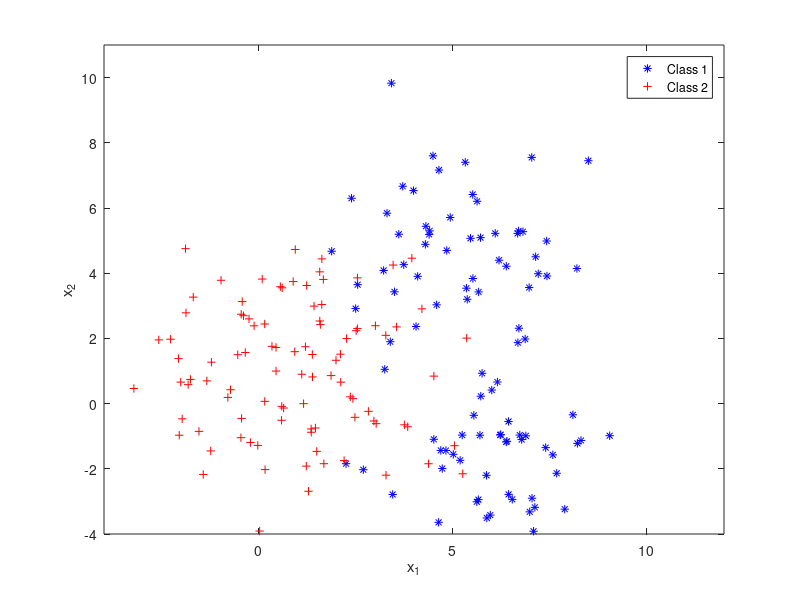

This chart was generated by the following MATLAB code: (Note: this script raises an error after producing the figure.)
%% (1) Create Data
clear
clc
close all

% num_iter = 10; % Number of iterations
% accuracy=zeros(num_iter, 1);% Initialize accuracy storage
% %accuracy_matlab=zeros(num_iter, 1); % Initialize matlab MLP accuracy storage
% for r = 1:num_iter % Loop 10 times for different random data


% x: input data --> p by M (M: # of observations, p: # of features)
% Class 1
Mu1 = [5 5]; Sigma1 = [3  0.1; 0.1  3];
X1 = mvnrnd(Mu1, Sigma1, 50)';

Mu1 = [6 -2]; Sigma1 = [2  0; 0  2];
X1 = [X1 mvnrnd(Mu1, Sigma1, 50)'];

% Class 2
Mu2 = [1 1]; Sigma2 = [5  0.5; 0.5  5];
X2 = mvnrnd(Mu2, Sigma2, 100)';

x = [X1'; X2']';
t_org = [ones(size(X1,2),1); -1*ones(size(X2,2),1)]';

figure(1)
plot(X1(1,:), X1(2,:), 'b*', 'DisplayName','Class 1');
hold on
plot(X2(1,:), X2(2,:), 'r+', 'DisplayName','Class 2');
hold off
ylabel('x_2'), xlabel('x_1')
axis([-4 12 -4 11])
legend

%% (2) Feedforward Nerual Network (MLP)
% Creating proper output format for MLP
t = [t_org; t_org];
t(1,t(1,:) == -1) = 0;
t(2,t(2,:) == 1) = 0; t(2,t(2,:) == -1) = 1;

% Choose a Training Function
% For a list of all training functions type: help nntrain
% 'trainlm' is usually fastest.
% 'trainbr' takes longer but may be better for challenging problems.
% 'trainscg' uses less memory. Suitable in low memory situations.
% 'traingdm'
% 'traingda'
% 'traingdx'
trainFcn = 'trainscg';  % Levenberg-Marquardt backpropagation.

%%%% Create a Network
hiddenLayerSize = 5;
% Use 'fitnet' Function
net = fitnet(hiddenLayerSize,trainFcn);

% Choose Input and Output Pre/Post-Processing Functions
% For a list of all processing functions type: help nnprocess
net.input.processFcns = {'removeconstantrows','mapminmax'};
net.output.processFcns = {'removeconstantrows','mapminmax'};

% Setup Division of Data for Training, Validation, Testing
net.divideFcn = 'dividerand';  % Divide data randomly
net.divideMode = 'sample';  % Divide up every sample
net.divideParam.trainRatio = 100/100;
net.divideParam.valRatio = 0/100;
net.divideParam.testRatio = 0/100;

% Choose a Performance Function

net.performFcn = 'mse';  % Mean Squared Error

% Choose Plot Functions
net.plotFcns = {'plotperform','plottrainstate','ploterrhist', ...
    'plotregression', 'plotfit'};

% Set Advanced Training Parameters
net.trainParam.showWindow = true;
net.trainParam.showCommandLine = false;
net.trainParam.epochs = 1000;
net.trainParam.goal = 0;

% Train the Network
[net,tr] = train(net,x,t);

% Test the Network
y = net(x);

% Plot
figure, plotconfusion(t, y, 'All Data');
title('Performance of MATLAB MLP Implementation')

clearvars -except x t_org
% In order to caluculate the ANN accuracy with "classperf" it was necessary
% to add these lines pf codes
% Convert network output to binary class labels
    % y_labels = y(1,:) - y(2,:);
    % y_labels(y_labels >= 0) = 1;
    % y_labels(y_labels < 0) = 0; % Changing -1 to 0
    % 
    % % Convert original labels to 0 and 1
    % t_labels = t_org;
    % t_labels(t_labels == -1) = 0; % Changing -1 to 0
    % 
    % % Evaluate Performance
    % cp_matlab = classperf(t_labels, y_labels);
    % accuracy_matlab(r) = cp_matlab.CorrectRate;
    % 

%end  % For the 10 times iterasions

%% (3) MLP Training with Backpropagation, Your Code
% Creating proper output format for MLP
t = [t_org; t_org];
t(1,t(1,:) == -1) = 0;
t(2,t(2,:) == 1) = 0; t(2,t(2,:) == -1) = 1;

%%%% Initialize Parameters
% Number of Features
NumFeatures  = size(x,1);
% Number of artificial neurons in the hidden layer
hiddenLayerSize = 20;
% Number of Classes
NumClasses = 2;


%%% In this section you will implement a two layer MLP for classification
% STEP 1: Complete function named " RandomInitialWeights_Incomplete" to initialize MLP weights randomly
Initial_theta1 = RandomInitialWeights_Incomplete(NumFeatures, hiddenLayerSize);
Initial_theta2 = RandomInitialWeights_Incomplete(hiddenLayerSize, NumClasses);

% STEP 2:Unroll Initial Parameters
ANN_Initial_Weights = [Initial_theta1(:) ; Initial_theta2(:)];

% STEP 3: Implement a function to perfome "feedforward" and "back" propagation
% using MLP wieghts, "ANN_Weights", and return objective value and gradients
lambda = 0; % Regularization Weight

[J, GradJ] = MyANNObjecFunction_Incomplete(ANN_Initial_Weights, NumFeatures, hiddenLayerSize, ...
    NumClasses, x, t, lambda);

% At this point, we have all the functions required for training MLP with
% Back-Propagation Algrithm.

% STEP 4: Use "fminunc" to find MLP wieghts which minimizes the objectve
% function value
options = optimoptions('fminunc', ...
    'Algorithm','trust-region', ... % choices are: quasi-newton OR trust-region
    'SpecifyObjectiveGradient', true, ...
    'Display','iter', ...
    'MaxIterations', 150);
% Objective Function for "fminunc"
Objective = @(ANN_Weights) MyANNObjecFunction_Incomplete(ANN_Weights, ...
    NumFeatures, hiddenLayerSize, NumClasses, x, t, lambda);

% Apply "fminunc" to find optimal MLP parameters
ANN_Weights = fminunc(Objective, ANN_Initial_Weights, options);

% STEP 5: Obtain input-to-hidden layer weight (theta1) hidden-to-output
% layer weight (theta2) matrix fron unrolled ANN parameters
theta1 = reshape(ANN_Weights(1:hiddenLayerSize * (NumFeatures + 1)), ...
    hiddenLayerSize, (NumFeatures + 1));
theta2 = reshape(ANN_Weights((1 + (hiddenLayerSize * (NumFeatures + 1))):end), ...
    NumClasses, (hiddenLayerSize + 1));

% Step 6: Estimate Outputs Using the Obtained Optimized MLP Weights
y = PredictMLPOutputs(theta1, theta2, x);

% Plot
figure, plotconfusion(t, y, 'All Data')
title('Performance of Your MLP Implementation')

clearvars -except x t_org r accuracies num_iter

% cp=classperf(y,t); % Calcualte the accuracy of the MLP using classperf
% function
% accuracy(r) = cp.CorrectRate;
%end

% FINAL STAGE
% %% Average Accuracy and Standard Deviation
% % Calculate the average accuracy and standard deviation
% averageAccuracy = mean(accuracy);
% stdDeviation = std(accuracy);
% 
% % Display the results
% disp(['Average Accuracy: ', num2str(averageAccuracy)]);
% disp(['Standard Deviation: ', num2str(stdDeviation)]);
% 
% % Visualization
% figure;
% bar(1, averageAccuracy, 'b'); % Bar plot for average accuracy
% hold on;
% errorbar(1, averageAccuracy, stdDeviation, 'r'); % Error bar for standard deviation
% hold off;
% 
% title('Average Accuracy ± Standard Deviation');
% ylabel('Accuracy ( 2 Neurons in Hidden Layer)');
% set(gca, 'XTickLabel', {' '}); % Remove x-axis tick labels
% grid on;
